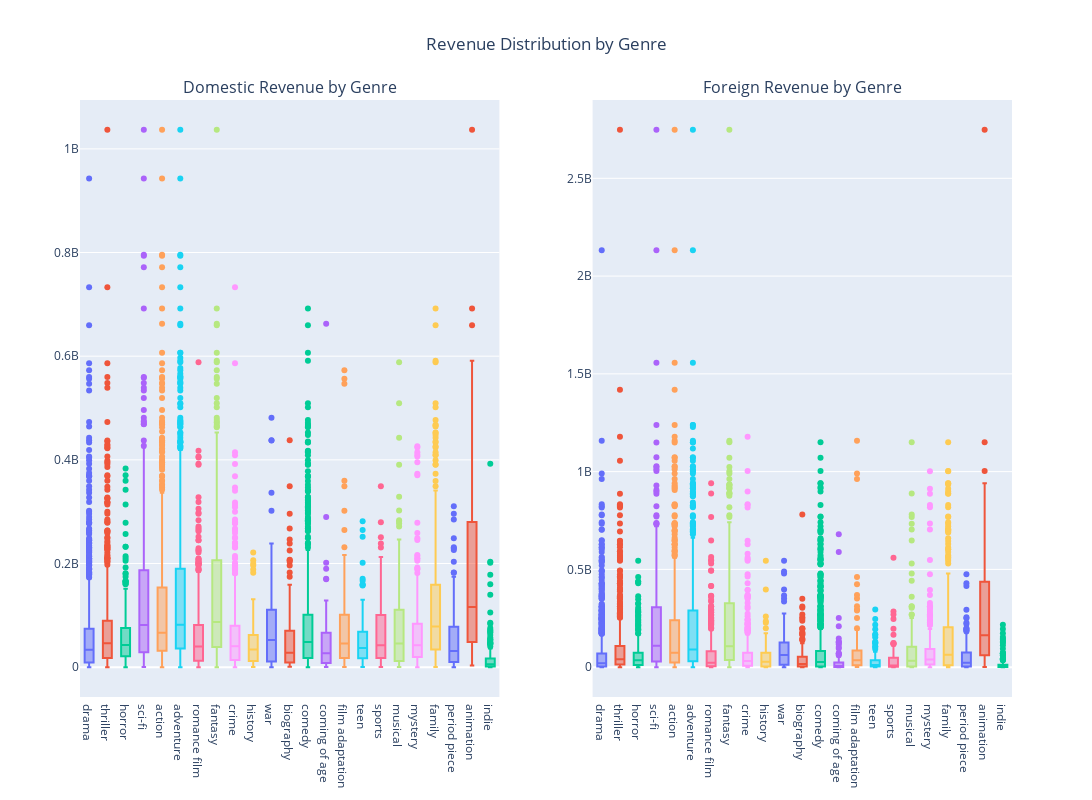

The cell this chart's notebook holds for it:
### Markdown cell above
The boxplot generated by the code below looks at how much revenue each genre generates from both domestic and foreign audiences. It can be seen that movies from the same type of genres are quite popular in both sets of audiences, particularly animation, fantasy, and science fiction.

### Code cell
genre_col= 'Genres'
domestic_col='Domestic(USD)_Inflated'
foreign_col='Foreign(USD)_Inflated'

df_genre = df[[genre_col, domestic_col, foreign_col]].copy()
df_genre[genre_col] = df_genre[genre_col].str.split(', ')
df_genre = df_genre.explode(genre_col)

fig = create_genre_revenue_plots(
    df_genre=df_genre,
    genre_col='Genres',
    domestic_col='Domestic(USD)_Inflated',
    foreign_col='Foreign(USD)_Inflated'
)
fig.show()
fig.write_image("images/genres.png")
